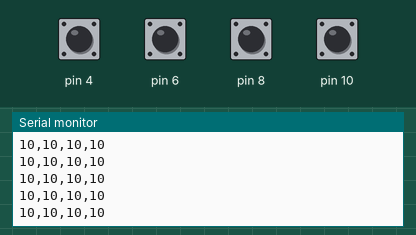
This sketch was run on a simulated Arduino Uno, built with avr-gcc and run on an emulated ATmega328P. Shown: the last lines printed to the serial monitor. Inputs (shaded band) come from the test bench; at power-on: pin 4, pin 6, pin 8, pin 10 HIGH.

Above: at 1.2 s.
1.3 s: pin 4 pulled LOW for 0.15 s
2.9 s: pin 6 pulled LOW for 0.15 s
4.5 s: pin 8 pulled LOW for 0.15 s
6.1 s: pin 10 pulled LOW for 1 s
At 6.7 s:
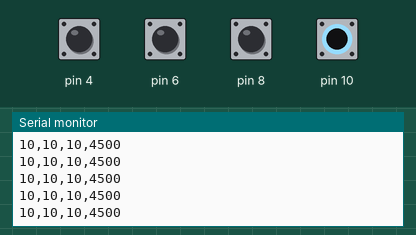
10.1 s: pin 4 pulled LOW for 1 s
At 10.6 s:
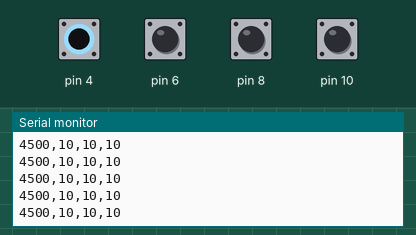
14.1 s: pin 4 driven LOW and pin 6 driven LOW and pin 8 driven LOW and pin 10 driven LOW
At 14.8 s:
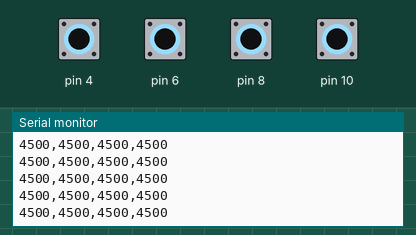
Timing chart, 0 to 17.1 s (numbered marks = the images above; inputs shaded):
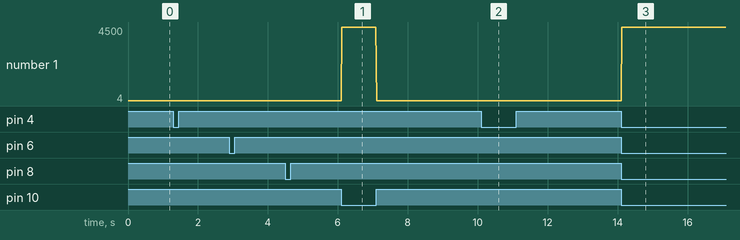

Measured:
- after the input at 6.1 s, the serial monitor: prints a new line at once (image 1)
- after the input at 10.1 s, the serial monitor: prints a new line at once (image 2)
- after the input at 14.1 s, the serial monitor: prints a new line at once (image 3)
- plotted number 1: 10 → 4 after the input at 14.1 s

The sketch:

sensors.ino
```cpp
#include <CapacitiveSensor.h>

CapacitiveSensor   cs_2_4 = CapacitiveSensor(2,4);        // 1M resistor between pins 2 & 4, pin 4 is sensor pin
CapacitiveSensor   cs_2_6 = CapacitiveSensor(2,6);        // 1M resistor between pins 2 & 6, pin 6 is sensor pin
CapacitiveSensor   cs_2_8 = CapacitiveSensor(2,8);        // 1M resistor between pins 2 & 8, pin 8 is sensor pin
CapacitiveSensor   cs_2_10 = CapacitiveSensor(2,10);        // 1M resistor between pins 2 & 10, pin 10 is sensor pin


void setup()
{
   cs_2_4.set_CS_AutocaL_Millis(0xFFFFFFFF);     // turn off autocalibrate on channel 1 - just as an example
   Serial.begin(9600);
}

void loop()
{
    long start = millis();
    long total1 =  cs_2_4.capacitiveSensor(30);
    long total2 =  cs_2_6.capacitiveSensor(30);
    long total3 =  cs_2_8.capacitiveSensor(30);
    long total4 =  cs_2_10.capacitiveSensor(30);

    Serial.print(total1);                  // print sensor output 1
    Serial.print(",");
    Serial.print(total2);                  // print sensor output 2
    Serial.print(",");
    Serial.print(total3);                  // print sensor output 3
    Serial.print(",");
    Serial.println(total4);                // print sensor output 4

    delay(10);                             // arbitrary delay to limit data to serial port
}
```
